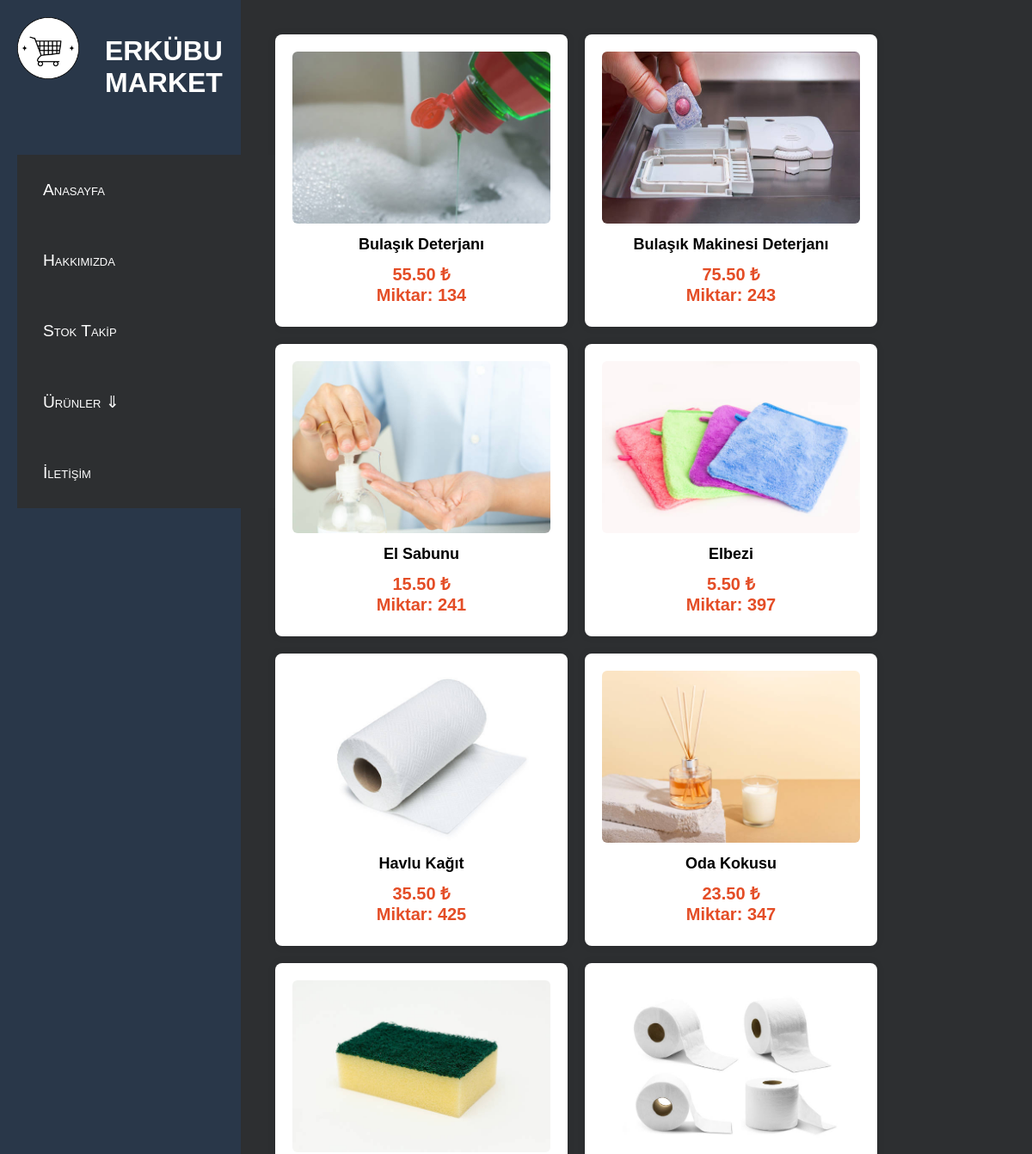
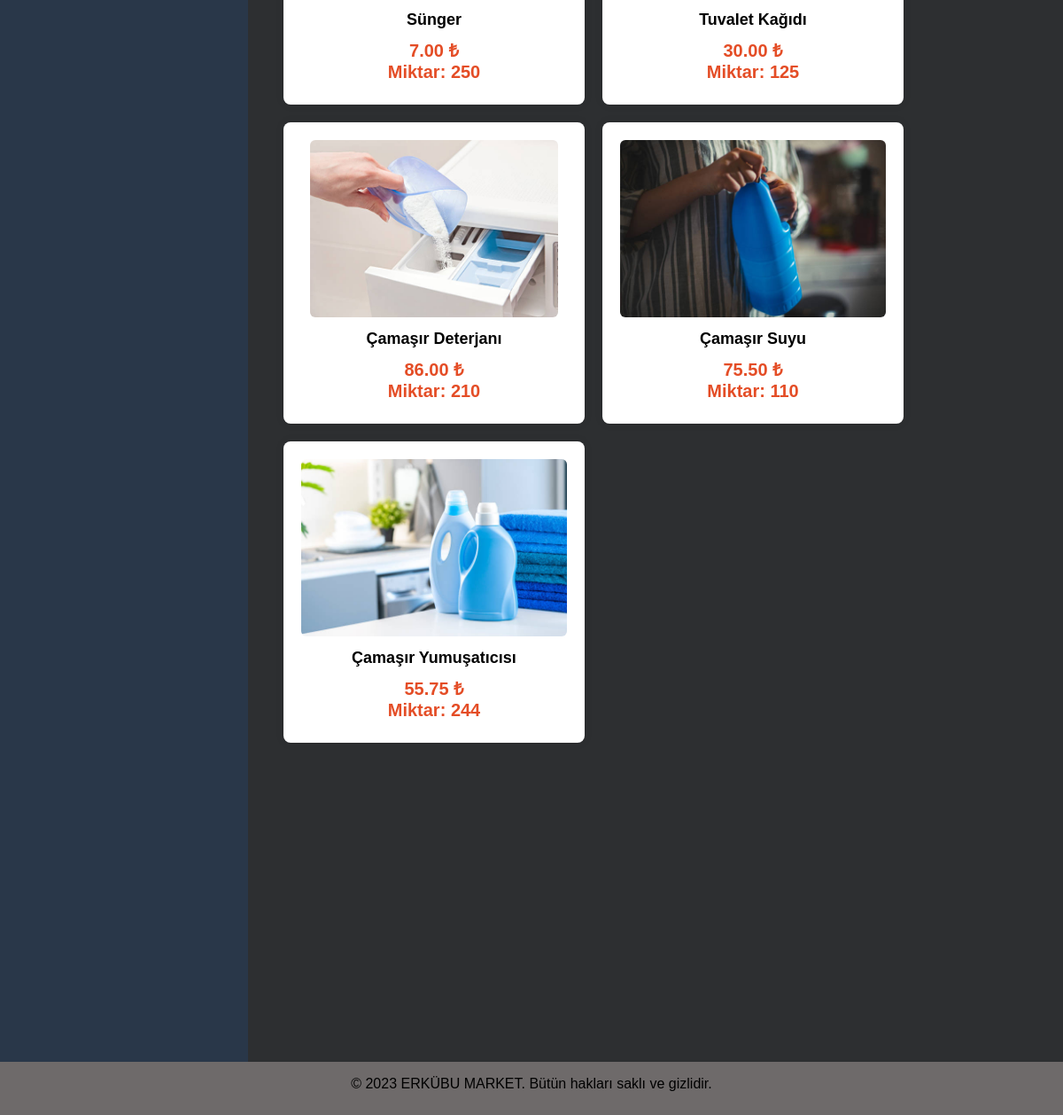
/VERİTABANI_PROJE/evyasam.php, run on the app's committed database (2 pictures, top to bottom).
### tables this page shows
CREATE TABLE `evyasam` (
  `evid` int(11) NOT NULL,
  `evurun_adi` varchar(20) NOT NULL,
  `evmiktar` varchar(20) NOT NULL
);

### VERİTABANI_PROJE/evyasam.php (the view, shortened to what this page needs)
<?php
include "conn.php";
$sql1 = "SELECT * FROM evyasam WHERE evurun_adi='bulaşık deterjanı'";
$result1 = $conn->query($sql1);
$sql2 = "SELECT * FROM evyasam WHERE evurun_adi='bulaşık makinesi det'";
$result2 = $conn->query($sql2);
$sql3 = "SELECT * FROM evyasam WHERE evurun_adi='el sabunu'";
$result3 = $conn->query($sql3);
$sql4 = "SELECT * FROM evyasam WHERE evurun_adi='elbezi'";
$result4 = $conn->query($sql4);
$sql5 = "SELECT * FROM evyasam WHERE evurun_adi='havlu kağıt'";
$result5 = $conn->query($sql5);
$sql6 = "SELECT * FROM evyasam WHERE evurun_adi='oda kokusu'";
$result6 = $conn->query($sql6);
$sql7 = "SELECT * FROM evyasam WHERE evurun_adi='sünger'";
$result7 = $conn->query($sql7);
$sql8 = "SELECT * FROM evyasam WHERE evurun_adi='tuvalet kağıdı'";
$result8 = $conn->query($sql8);
$sql9 = "SELECT * FROM evyasam WHERE evurun_adi='çamaşır deterjanı'";
$result9 = $conn->query($sql9);
$sql10 = "SELECT * FROM evyasam WHERE evurun_adi='çamaşır suyu'";
$result10 = $conn->query($sql10);
$sql11 = "SELECT * FROM evyasam WHERE evurun_adi='çamaşır yumuşatıcısı'";
$result11 = $conn->query($sql11);
?>
<!DOCTYPE html>
<html lang="tr">
<head>
    <link rel="stylesheet" href="styles.css">
</head>
<body>
    <div class="container">
        <div class="soltartaf">
            <div class="solust">
                <div class="logo">
                    <img src="fotolar/logo.png" alt="Logo">
                </div>
                <div class="site-isim">
                    <h1>ERKÜBU MARKET</h1>
                </div>
            </div>
            <nav>
                <span><a href="index.php" >Anasayfa</a></span>
                <span><a href="hakkımızda.html" >Hakkımızda</a></span>
                <span><a href="stoktakip.php" >Stok Takip</a></span>
                <label for="touch"><span>Ürünler    ⇓</span></label>
                <span><a href="iletisim.html" >İletişim</a></span>
              </nav>
        </div>
    <div class="sagtaraf" >
            <div class="uicerik">
                <div class="icerik-kutu">
                    <img src="fotolar/ev&yaşam/bulaşık deterjanı.jpg" alt="Ürün Resmi" class="kutu-image">
                    <div class="kutu-baslık">Bulaşık Deterjanı</div>
                    <div class="kutu-fiyat">55.50 ₺<br> Miktar:
                    <?php
                    if ($result1->num_rows > 0) {
                        while ($row = $result1->fetch_assoc()) {
                            echo "<tr><td>" . $row["evmiktar"] . "</td></tr>";
                        }
                    } else {
                        echo "<tr><td colspan='2'>Stok bulunamadı.</td></tr>";
                    }
            ?></div>
                </div>
                <div class="icerik-kutu">
                    <img src="fotolar/ev&yaşam/bulaşıkmakinesideterjanı.jpg" alt="Ürün Resmi" class="kutu-image">
                    <div class="kutu-baslık">Bulaşık Makinesi Deterjanı</div>
                    <div class="kutu-fiyat">75.50 ₺<br> Miktar:
                    <?php
                    if ($result2->num_rows > 0) {
                        while ($row = $result2->fetch_assoc()) {
                            echo "<tr><td>" . $row["evmiktar"] . "</td></tr>";
                        }
                    } else {
                        echo "<tr><td colspan='2'>Stok bulunamadı.</td></tr>";
                    }
            ?></div>
                </div>
                <div class="icerik-kutu">
                    <img src="fotolar/ev&yaşam/el sabunu.jpg " alt="Ürün Resmi" class="kutu-image">
                    <div class="kutu-baslık">El Sabunu</div>
                    <div class="kutu-fiyat">15.50 ₺<br> Miktar:
                    <?php
                    if ($result3->num_rows > 0) {
                        while ($row = $result3->fetch_assoc()) {
                            echo "<tr><td>" . $row["evmiktar"] . "</td></tr>";
                        }
                    } else {
                        echo "<tr><td colspan='2'>Stok bulunamadı.</td></tr>";
                    }
            ?></div>
                </div>
                <div class="icerik-kutu">
                    <img src="fotolar/ev&yaşam/elbezi.jpg" alt="Ürün Resmi" class="kutu-image">
                    <div class="kutu-baslık">Elbezi</div>
                    <div class="kutu-fiyat">5.50 ₺<br> Miktar:
                    <?php
                    if ($result4->num_rows > 0) {
                        while ($row = $result4->fetch_assoc()) {
                            echo "<tr><td>" . $row["evmiktar"] . "</td></tr>";
                        }
                    } else {
                        echo "<tr><td colspan='2'>Stok bulunamadı.</td></tr>";
                    }
            ?></div>
                </div>
                <div class="icerik-kutu">
                    <img src="fotolar/ev&yaşam/havlu kağıt.jpg" alt="Ürün Resmi" class="kutu-image">
                    <div class="kutu-baslık">Havlu Kağıt</div>
                    <div class="kutu-fiyat">35.50 ₺<br> Miktar:
                    <?php
                    if ($result5->num_rows > 0) {
                        while ($row = $result5->fetch_assoc()) {
                            echo "<tr><td>" . $row["evmiktar"] . "</td></tr>";
                        }
                    } else {
                        echo "<tr><td colspan='2'>Stok bulunamadı.</td></tr>";
                    }
            ?></div>
                </div>
                <div class="icerik-kutu">
                    <img src="fotolar/ev&yaşam/oda kokusu.jpg" alt="Ürün Resmi" class="kutu-image">
                    <div class="kutu-baslık">Oda Kokusu</div>
                    <div class="kutu-fiyat">23.50 ₺<br> Miktar:
                    <?php
                    if ($result6->num_rows > 0) {
                        while ($row = $result6->fetch_assoc()) {
                            echo "<tr><td>" . $row["evmiktar"] . "</td></tr>";
                        }
                    } else {
                        echo "<tr><td colspan='2'>Stok bulunamadı.</td></tr>";
                    }
            ?></div>
                </div>
                <div class="icerik-kutu">
                    <img src="fotolar/ev&yaşam/sünger.jpg" alt="Ürün Resmi" class="kutu-image">
                    <div class="kutu-baslık">Sünger</div>
                    <div class="kutu-fiyat">7.00 ₺<br> Miktar:
                    <?php
                    if ($result7->num_rows > 0) {
                        while ($row = $result7->fetch_assoc()) {
                            echo "<tr><td>" . $row["evmiktar"] . "</td></tr>";
                        }
                    } else {
                        echo "<tr><td colspan='2'>Stok bulunamadı.</td></tr>";
                    }
            ?></div>
                </div>
                <div class="icerik-kutu">
                    <img src="fotolar/ev&yaşam/tuvalet kağıdı.jpg" alt="Ürün Resmi" class="kutu-image">
                    <div class="kutu-baslık">Tuvalet Kağıdı</div>
                    <div class="kutu-fiyat">30.00 ₺<br> Miktar:
                    <?php
                    if ($result8->num_rows > 0) {
                        while ($row = $result8->fetch_assoc()) {
                            echo "<tr><td>" . $row["evmiktar"] . "</td></tr>";
                        }
                    } else {
                        echo "<tr><td colspan='2'>Stok bulunamadı.</td></tr>";
                    }
            ?></div>
                </div>
                <div class="icerik-kutu">
                    <img src="fotolar/ev&yaşam/çamaşır deterjanı.jpg" alt="Ürün Resmi" class="kutu-image">
                    <div class="kutu-baslık">Çamaşır Deterjanı</div>
                    <div class="kutu-fiyat">86.00 ₺<br> Miktar:
                    <?php
                    if ($result9->num_rows > 0) {
                        while ($row = $result9->fetch_assoc()) {
                            echo "<tr><td>" . $row["evmiktar"] . "</td></tr>";
                        }
                    } else {
                        echo "<tr><td colspan='2'>Stok bulunamadı.</td></tr>";
                    }
            ?></div>
                </div>
                <div class="icerik-kutu">
                    <img src="fotolar/ev&yaşam/çamaşır suyu.jpg" alt="Ürün Resmi" class="kutu-image">
                    <div class="kutu-baslık">Çamaşır Suyu</div>
                    <div class="kutu-fiyat">75.50 ₺<br> Miktar:
                    <?php
                    if ($result10->num_rows > 0) {
                        while ($row = $result10->fetch_assoc()) {
                            echo "<tr><td>" . $row["evmiktar"] . "</td></tr>";
                        }
                    } else {
                        echo "<tr><td colspan='2'>Stok bulunamadı.</td></tr>";
                    }
            ?></div>
                </div>
                <div class="icerik-kutu">
                    <img src="fotolar/ev&yaşam/çamaşır yumuşatıcısı.jpg" alt="Ürün Resmi" class="kutu-image">
                    <div class="kutu-baslık">Çamaşır Yumuşatıcısı</div>
                    <div class="kutu-fiyat">55.75 ₺<br> Miktar:
                    <?php
                    if ($result11->num_rows > 0) {
                        while ($row = $result11->fetch_assoc()) {
                            echo "<tr><td>" . $row["evmiktar"] . "</td></tr>";
                        }
                    } else {
                        echo "<tr><td colspan='2'>Stok bulunamadı.</td></tr>";
                    }
            ?></div>
                </div>
            </div>
        </div>
    </div>
    <footer>
        <div class="footer-icerik">
            <p>© 2023 ERKÜBU MARKET. Bütün hakları saklı ve gizlidir.</p>
        </div>
    </footer>
</body>
</html>

### VERİTABANI_PROJE/styles.css (style rules this page uses)
body { margin: 0; padding: 0; font-family: Arial, sans-serif; }
.container { display: flex; height: 2500px; }
.soltartaf { width: 20%; background-color: #293749; padding: 20px; height: 100%; position: relative; }
.solust { height: 120px; width: 100%; }
.logo { float: left; width: 30%; padding: 0%; margin: 0%; }
.logo img { max-width: 100%; height: auto; }
.site-isim { float: left; width: 70%; padding: 0%; margin: 0%; }
.site-isim h1 { color: #fff; margin-left: 30px; }
nav { width : 300px; background: #d9d9d9; margin : 40px auto; }
nav a { text-decoration: none; color:white ; }
span { padding : 30px; background : #2d2f31; color : white; font-size : 1.2em; font-variant : small-caps; cursor : pointer; display: block; }
span::after { float: right; right: 10%; }
.sagtaraf { flex: 1; padding: 20px; width: 100%; height: 100%; background-color: #2d2f31; }
.uicerik { width: auto; height: auto; padding: 20px; }
.icerik-kutu { width: 300px; height: 300px; background-color: #fff; box-shadow: 0 0 10px rgba(0, 0, 0, 0.1); padding: 20px; border-radius: 8px; text-align: center; float: left; margin-right: 20px; margin-bottom: 20px; }
.kutu-image { max-width: 100%; height: 200px; border-radius: 6px; margin-bottom: 10px; }
.kutu-baslık { font-size: 18px; font-weight: bold; margin-bottom: 10px; font-family: 'Arial', sans-serif; }
.kutu-fiyat { font-size: 20px; color: #e44d26; font-weight: bold; }
footer { margin-top: 30px; background-color: #6e6a6a; color: rgb(0, 0, 0); text-align: center; padding: 10px; height:auto ; }
.footer-icerik { max-width: 1200px; margin: 0 auto; }

### data on the page
evyasam: evmiktar "134"
evyasam: evmiktar "243"
evyasam: evmiktar "241"
evyasam: evmiktar "397"
evyasam: evmiktar "425"
evyasam: evmiktar "347"
evyasam: evmiktar "250"
evyasam: evmiktar "125"
evyasam: evmiktar "210"
evyasam: evmiktar "110"
evyasam: evmiktar "244"
